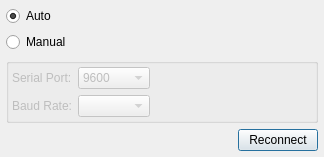
<?xml version="1.0" encoding="UTF-8"?>
<ui version="4.0">
 <class>SerialSearchAndConnectDialog</class>
 <widget class="QDialog" name="SerialSearchAndConnectDialog">
  <property name="windowModality">
   <enum>Qt::ApplicationModal</enum>
  </property>
  <property name="geometry">
   <rect>
    <x>0</x>
    <y>0</y>
    <width>324</width>
    <height>155</height>
   </rect>
  </property>
  <property name="sizePolicy">
   <sizepolicy hsizetype="Expanding" vsizetype="Preferred">
    <horstretch>0</horstretch>
    <verstretch>0</verstretch>
   </sizepolicy>
  </property>
  <property name="windowTitle">
   <string>Preferences</string>
  </property>
  <property name="modal">
   <bool>true</bool>
  </property>
  <layout class="QHBoxLayout" name="horizontalLayout">
   <property name="leftMargin">
    <number>6</number>
   </property>
   <property name="topMargin">
    <number>6</number>
   </property>
   <property name="rightMargin">
    <number>6</number>
   </property>
   <property name="bottomMargin">
    <number>6</number>
   </property>
   <item>
    <layout class="QVBoxLayout" name="verticalLayout">
     <property name="spacing">
      <number>6</number>
     </property>
     <item>
      <widget class="QRadioButton" name="autoRadio">
       <property name="text">
        <string>Auto</string>
       </property>
       <property name="checked">
        <bool>true</bool>
       </property>
       <attribute name="buttonGroup">
        <string notr="true">buttonGroup</string>
       </attribute>
      </widget>
     </item>
     <item>
      <widget class="QRadioButton" name="manualRadio">
       <property name="text">
        <string>Manual</string>
       </property>
       <attribute name="buttonGroup">
        <string notr="true">buttonGroup</string>
       </attribute>
      </widget>
     </item>
     <item>
      <widget class="QGroupBox" name="manualGroupBox">
       <property name="enabled">
        <bool>false</bool>
       </property>
       <property name="title">
        <string/>
       </property>
       <layout class="QFormLayout" name="formLayout">
        <property name="fieldGrowthPolicy">
         <enum>QFormLayout::FieldsStayAtSizeHint</enum>
        </property>
        <property name="formAlignment">
         <set>Qt::AlignLeading|Qt::AlignLeft|Qt::AlignTop</set>
        </property>
        <property name="horizontalSpacing">
         <number>-1</number>
        </property>
        <property name="leftMargin">
         <number>3</number>
        </property>
        <property name="topMargin">
         <number>3</number>
        </property>
        <property name="rightMargin">
         <number>3</number>
        </property>
        <property name="bottomMargin">
         <number>3</number>
        </property>
        <item row="0" column="0">
         <widget class="QLabel" name="portLbl">
          <property name="text">
           <string>Serial Port:</string>
          </property>
          <property name="buddy">
           <cstring>portComboBox</cstring>
          </property>
         </widget>
        </item>
        <item row="0" column="1">
         <widget class="QComboBox" name="baudComboBox">
          <property name="enabled">
           <bool>false</bool>
          </property>
          <property name="sizePolicy">
           <sizepolicy hsizetype="Expanding" vsizetype="Fixed">
            <horstretch>0</horstretch>
            <verstretch>0</verstretch>
           </sizepolicy>
          </property>
          <property name="sizeAdjustPolicy">
           <enum>QComboBox::AdjustToContentsOnFirstShow</enum>
          </property>
          <item>
           <property name="text">
            <string>9600</string>
           </property>
          </item>
          <item>
           <property name="text">
            <string>57600</string>
           </property>
          </item>
          <item>
           <property name="text">
            <string>115200</string>
           </property>
          </item>
         </widget>
        </item>
        <item row="1" column="0">
         <widget class="QLabel" name="label">
          <property name="text">
           <string>Baud Rate:</string>
          </property>
          <property name="buddy">
           <cstring>baudComboBox</cstring>
          </property>
         </widget>
        </item>
        <item row="1" column="1">
         <widget class="QComboBox" name="portComboBox">
          <property name="enabled">
           <bool>false</bool>
          </property>
          <property name="sizePolicy">
           <sizepolicy hsizetype="Expanding" vsizetype="Fixed">
            <horstretch>0</horstretch>
            <verstretch>0</verstretch>
           </sizepolicy>
          </property>
          <property name="sizeAdjustPolicy">
           <enum>QComboBox::AdjustToContents</enum>
          </property>
         </widget>
        </item>
       </layout>
      </widget>
     </item>
     <item>
      <layout class="QHBoxLayout" name="horizontalLayout_2">
       <property name="spacing">
        <number>0</number>
       </property>
       <item>
        <spacer name="horizontalSpacer">
         <property name="orientation">
          <enum>Qt::Horizontal</enum>
         </property>
         <property name="sizeHint" stdset="0">
          <size>
           <width>40</width>
           <height>20</height>
          </size>
         </property>
        </spacer>
       </item>
       <item>
        <widget class="QPushButton" name="reconnectBtn">
         <property name="text">
          <string>Reconnect</string>
         </property>
        </widget>
       </item>
      </layout>
     </item>
    </layout>
   </item>
  </layout>
 </widget>
 <resources/>
 <connections/>
 <buttongroups>
  <buttongroup name="buttonGroup"/>
 </buttongroups>
</ui>
